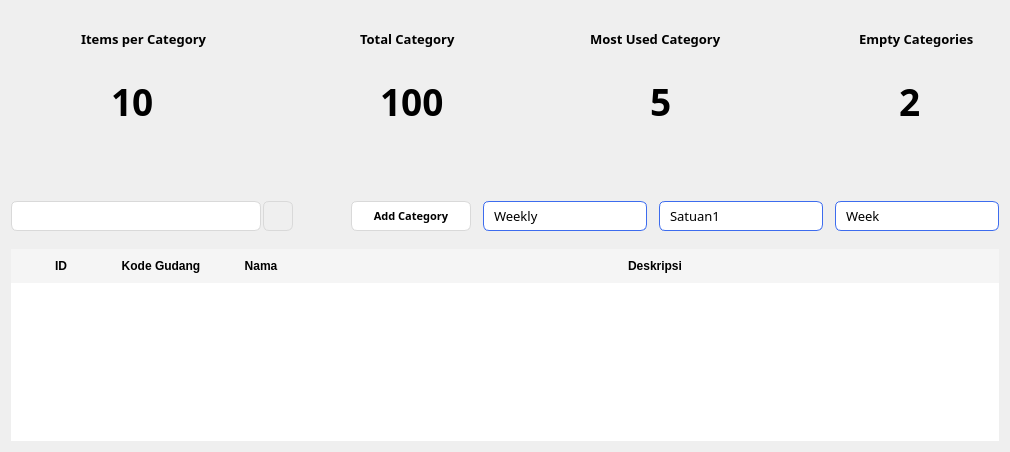
         <widget class="QWidget" name="page_5">
          <layout class="QGridLayout" name="gridLayout_16">
           <item row="0" column="0">
            <layout class="QGridLayout" name="gridLayout_10">
             <property name="verticalSpacing">
              <number>50</number>
             </property>
             <item row="0" column="0">
              <layout class="QHBoxLayout" name="horizontalLayout_26">
               <item>
                <widget class="QWidget" name="newDataWidget_4" native="true">
                 <property name="minimumSize">
                  <size>
                   <width>210</width>
                   <height>140</height>
                  </size>
                 </property>
                 <property name="maximumSize">
                  <size>
                   <width>210</width>
                   <height>140</height>
                  </size>
                 </property>
                 <property name="styleSheet">
                  <string notr="true">QWidget &gt; QWidget {
	border: 1px solid #3D6CEE;
	border-radius: 14px;
}</string>
                 </property>
                 <widget class="QLabel" name="label_11">
                  <property name="geometry">
                   <rect>
                    <x>10</x>
                    <y>50</y>
                    <width>80</width>
                    <height>80</height>
                   </rect>
                  </property>
                  <property name="styleSheet">
                   <string notr="true">QLabel {
	border: none;
}</string>
                  </property>
                  <property name="text">
                   <string/>
                  </property>
                  <property name="pixmap">
                   <pixmap resource="../assets/icons/resources.qrc">:/icons/items-per-category-blue.svg</pixmap>
                  </property>
                  <property name="scaledContents">
                   <bool>true</bool>
                  </property>
                 </widget>
                 <widget class="QLabel" name="itemsPerCategory">
                  <property name="geometry">
                   <rect>
                    <x>70</x>
                    <y>20</y>
                    <width>131</width>
                    <height>16</height>
                   </rect>
                  </property>
                  <property name="font">
                   <font>
                    <family>Poppins</family>
                    <pointsize>10</pointsize>
                    <weight>75</weight>
                    <bold>true</bold>
                   </font>
                  </property>
                  <property name="styleSheet">
                   <string notr="true">QLabel {
	border: none;
}</string>
                  </property>
                  <property name="text">
                   <string>Items per Category</string>
                  </property>
                 </widget>
                 <widget class="QLabel" name="itemsPerCategoryCount">
                  <property name="geometry">
                   <rect>
                    <x>100</x>
                    <y>60</y>
                    <width>81</width>
                    <height>61</height>
                   </rect>
                  </property>
                  <property name="font">
                   <font>
                    <family>Poppins</family>
                    <pointsize>28</pointsize>
                    <weight>75</weight>
                    <bold>true</bold>
                   </font>
                  </property>
                  <property name="styleSheet">
                   <string notr="true">QLabel {
	border: none;
}</string>
                  </property>
                  <property name="text">
                   <string>10</string>
                  </property>
                 </widget>
                </widget>
               </item>
               <item>
                <spacer name="horizontalSpacer_17">
                 <property name="orientation">
                  <enum>Qt::Horizontal</enum>
                 </property>
                 <property name="sizeHint" stdset="0">
                  <size>
                   <width>40</width>
                   <height>20</height>
                  </size>
                 </property>
                </spacer>
               </item>
               <item>
                <widget class="QWidget" name="totalStock_6" native="true">
                 <property name="minimumSize">
                  <size>
                   <width>210</width>
                   <height>140</height>
                  </size>
                 </property>
                 <property name="maximumSize">
                  <size>
                   <width>210</width>
                   <height>140</height>
                  </size>
                 </property>
                 <property name="styleSheet">
                  <string notr="true">QWidget &gt; QWidget {
	border: 1px solid #3D6CEE;
	border-radius: 14px;
}</string>
                 </property>
                 <widget class="QLabel" name="label_12">
                  <property name="geometry">
                   <rect>
                    <x>10</x>
                    <y>50</y>
                    <width>80</width>
                    <height>80</height>
                   </rect>
                  </property>
                  <property name="styleSheet">
                   <string notr="true">QLabel {
	border: none;
}</string>
                  </property>
                  <property name="text">
                   <string/>
                  </property>
                  <property name="pixmap">
                   <pixmap resource="../assets/icons/resources.qrc">:/icons/total-category-blue.svg</pixmap>
                  </property>
                  <property name="scaledContents">
                   <bool>true</bool>
                  </property>
                 </widget>
                 <widget class="QLabel" name="totalCategory">
                  <property name="geometry">
                   <rect>
                    <x>90</x>
                    <y>20</y>
                    <width>101</width>
                    <height>16</height>
                   </rect>
                  </property>
                  <property name="font">
                   <font>
                    <family>Poppins</family>
                    <pointsize>10</pointsize>
                    <weight>75</weight>
                    <bold>true</bold>
                   </font>
                  </property>
                  <property name="styleSheet">
                   <string notr="true">QLabel {
	border: none;
}</string>
                  </property>
                  <property name="text">
                   <string>Total Category</string>
                  </property>
                 </widget>
                 <widget class="QLabel" name="totalCategoryCount">
                  <property name="geometry">
                   <rect>
                    <x>110</x>
                    <y>60</y>
                    <width>81</width>
                    <height>61</height>
                   </rect>
                  </property>
                  <property name="font">
                   <font>
                    <family>Poppins</family>
                    <pointsize>28</pointsize>
                    <weight>75</weight>
                    <bold>true</bold>
                   </font>
                  </property>
                  <property name="styleSheet">
                   <string notr="true">QLabel {
	border: none;
}</string>
                  </property>
                  <property name="text">
                   <string>100</string>
                  </property>
                 </widget>
                </widget>
               </item>
               <item>
                <spacer name="horizontalSpacer_18">
                 <property name="orientation">
                  <enum>Qt::Horizontal</enum>
                 </property>
                 <property name="sizeHint" stdset="0">
                  <size>
                   <width>40</width>
                   <height>20</height>
                  </size>
                 </property>
                </spacer>
               </item>
               <item>
                <widget class="QWidget" name="widget_9" native="true">
                 <property name="minimumSize">
                  <size>
                   <width>210</width>
                   <height>140</height>
                  </size>
                 </property>
                 <property name="maximumSize">
                  <size>
                   <width>210</width>
                   <height>140</height>
                  </size>
                 </property>
                 <property name="styleSheet">
                  <string notr="true">QWidget &gt; QWidget {
	border: 1px solid #3D6CEE;
	border-radius: 14px;
}</string>
                 </property>
                 <widget class="QLabel" name="label_13">
                  <property name="geometry">
                   <rect>
                    <x>10</x>
                    <y>50</y>
                    <width>68</width>
                    <height>80</height>
                   </rect>
                  </property>
                  <property name="styleSheet">
                   <string notr="true">QLabel {
	border: none;
}</string>
                  </property>
                  <property name="text">
                   <string/>
                  </property>
                  <property name="pixmap">
                   <pixmap resource="../assets/icons/resources.qrc">:/icons/most-used-category-blue.svg</pixmap>
                  </property>
                  <property name="scaledContents">
                   <bool>true</bool>
                  </property>
                 </widget>
                 <widget class="QLabel" name="mostUsedCategory">
                  <property name="geometry">
                   <rect>
                    <x>60</x>
                    <y>20</y>
                    <width>141</width>
                    <height>16</height>
                   </rect>
                  </property>
                  <property name="font">
                   <font>
                    <family>Poppins</family>
                    <pointsize>10</pointsize>
                    <weight>75</weight>
                    <bold>true</bold>
                   </font>
                  </property>
                  <property name="styleSheet">
                   <string notr="true">QLabel {
	border: none;
}</string>
                  </property>
                  <property name="text">
                   <string>Most Used Category</string>
                  </property>
                 </widget>
                 <widget class="QLabel" name="mostUsedCategoryCount">
                  <property name="geometry">
                   <rect>
                    <x>120</x>
                    <y>60</y>
                    <width>81</width>
                    <height>61</height>
                   </rect>
                  </property>
                  <property name="font">
                   <font>
                    <family>Poppins</family>
                    <pointsize>28</pointsize>
                    <weight>75</weight>
                    <bold>true</bold>
                   </font>
                  </property>
                  <property name="styleSheet">
                   <string notr="true">QLabel {
	border: none;
}</string>
                  </property>
                  <property name="text">
                   <string>5</string>
                  </property>
                 </widget>
                </widget>
               </item>
               <item>
                <spacer name="horizontalSpacer_19">
                 <property name="orientation">
                  <enum>Qt::Horizontal</enum>
                 </property>
                 <property name="sizeHint" stdset="0">
                  <size>
                   <width>40</width>
                   <height>20</height>
                  </size>
                 </property>
                </spacer>
               </item>
               <item>
                <widget class="QWidget" name="widget_10" native="true">
                 <property name="minimumSize">
                  <size>
                   <width>210</width>
                   <height>140</height>
                  </size>
                 </property>
                 <property name="maximumSize">
                  <size>
                   <width>210</width>
                   <height>140</height>
                  </size>
                 </property>
                 <property name="styleSheet">
                  <string notr="true">QWidget &gt; QWidget {
	border: 1px solid #3D6CEE;
	border-radius: 14px;
}</string>
                 </property>
                 <widget class="QLabel" name="label_14">
                  <property name="geometry">
                   <rect>
                    <x>10</x>
                    <y>50</y>
                    <width>80</width>
                    <height>80</height>
                   </rect>
                  </property>
                  <property name="styleSheet">
                   <string notr="true">QLabel {
	border: none;
}</string>
                  </property>
                  <property name="text">
                   <string/>
                  </property>
                  <property name="pixmap">
                   <pixmap resource="../assets/icons/resources.qrc">:/icons/empty-category-blue.svg</pixmap>
                  </property>
                  <property name="scaledContents">
                   <bool>true</bool>
                  </property>
                 </widget>
                 <widget class="QLabel" name="emptyCategories">
                  <property name="geometry">
                   <rect>
                    <x>70</x>
                    <y>20</y>
                    <width>121</width>
                    <height>16</height>
                   </rect>
                  </property>
                  <property name="font">
                   <font>
                    <family>Poppins</family>
                    <pointsize>10</pointsize>
                    <weight>75</weight>
                    <bold>true</bold>
                   </font>
                  </property>
                  <property name="styleSheet">
                   <string notr="true">QLabel {
	border: none;
}</string>
                  </property>
                  <property name="text">
                   <string>Empty Categories</string>
                  </property>
                 </widget>
                 <widget class="QLabel" name="emptyCategoriesCount">
                  <property name="geometry">
                   <rect>
                    <x>110</x>
                    <y>60</y>
                    <width>81</width>
                    <height>61</height>
                   </rect>
                  </property>
                  <property name="font">
                   <font>
                    <family>Poppins</family>
                    <pointsize>28</pointsize>
                    <weight>75</weight>
                    <bold>true</bold>
                   </font>
                  </property>
                  <property name="styleSheet">
                   <string notr="true">QLabel {
	border: none;
}</string>
                  </property>
                  <property name="text">
                   <string>2</string>
                  </property>
                 </widget>
                </widget>
               </item>
              </layout>
             </item>
             <item row="1" column="0">
              <layout class="QGridLayout" name="gridLayout_4">
               <property name="verticalSpacing">
                <number>18</number>
               </property>
               <item row="0" column="0">
                <layout class="QHBoxLayout" name="horizontalLayout_14">
                 <item>
                  <layout class="QHBoxLayout" name="horizontalLayout_4">
                   <property name="spacing">
                    <number>2</number>
                   </property>
                   <item>
                    <widget class="QLineEdit" name="inputSearchCategory">
                     <property name="minimumSize">
                      <size>
                       <width>250</width>
                       <height>30</height>
                      </size>
                     </property>
                     <property name="maximumSize">
                      <size>
                       <width>250</width>
                       <height>30</height>
                      </size>
                     </property>
                     <property name="font">
                      <font>
                       <family>Poppins</family>
                       <weight>50</weight>
                       <bold>false</bold>
                      </font>
                     </property>
                     <property name="styleSheet">
                      <string notr="true">QLineEdit{
	border: 1px solid #D9D9D9;
	border-radius: 6px;
    padding: 6px 30px 6px 10px;
    background-color: white;
    color: black;
}

QLineEdit:focus{
	border:1px solid #3D6CEE;
}</string>
                     </property>
                    </widget>
                   </item>
                   <item>
                    <widget class="QPushButton" name="searchBtnCategory">
                     <property name="minimumSize">
                      <size>
                       <width>30</width>
                       <height>30</height>
                      </size>
                     </property>
                     <property name="maximumSize">
                      <size>
                       <width>30</width>
                       <height>30</height>
                      </size>
                     </property>
                     <property name="styleSheet">
                      <string notr="true">QPushButton{
	border:1px solid #D9D9D9;
	border-radius: 6px;
}</string>
                     </property>
                     <property name="text">
                      <string/>
                     </property>
                     <property name="icon">
                      <iconset resource="../assets/icons/resources.qrc">
                       <normaloff>:/icons/search-blue.svg</normaloff>:/icons/search-blue.svg</iconset>
                     </property>
                     <property name="iconSize">
                      <size>
                       <width>16</width>
                       <height>16</height>
                      </size>
                     </property>
                    </widget>
                   </item>
                  </layout>
                 </item>
                 <item>
                  <spacer name="horizontalSpacer_4">
                   <property name="orientation">
                    <enum>Qt::Horizontal</enum>
                   </property>
                   <property name="sizeHint" stdset="0">
                    <size>
                     <width>58</width>
                     <height>20</height>
                    </size>
                   </property>
                  </spacer>
                 </item>
                 <item>
                  <layout class="QHBoxLayout" name="horizontalLayout_15">
                   <property name="spacing">
                    <number>12</number>
                   </property>
                   <item>
                    <widget class="QPushButton" name="addCategoryBtn">
                     <property name="minimumSize">
                      <size>
                       <width>120</width>
                       <height>30</height>
                      </size>
                     </property>
                     <property name="maximumSize">
                      <size>
                       <width>120</width>
                       <height>30</height>
                      </size>
                     </property>
                     <property name="font">
                      <font>
                       <family>Poppins</family>
                       <pointsize>8</pointsize>
                       <weight>75</weight>
                       <bold>true</bold>
                      </font>
                     </property>
                     <property name="styleSheet">
                      <string notr="true">QPushButton{
	background-color: white;
	border: 1px solid #D9D9D9;
	border-radius: 6px;
}

QPushButton:hover{
	color: white;
	background-color: #D9D9D9;
	border: 1px solid #3D6CEE;
}</string>
                     </property>
                     <property name="text">
                      <string>Add Category</string>
                     </property>
                     <property name="icon">
                      <iconset resource="../assets/icons/resources.qrc">
                       <normaloff>:/icons/add-blue.svg</normaloff>:/icons/add-blue.svg</iconset>
                     </property>
                    </widget>
                   </item>
                   <item>
                    <widget class="QComboBox" name="comboBox_7">
                     <property name="minimumSize">
                      <size>
                       <width>164</width>
                       <height>30</height>
                      </size>
                     </property>
                     <property name="maximumSize">
                      <size>
                       <width>164</width>
                       <height>30</height>
                      </size>
                     </property>
                     <property name="font">
                      <font>
                       <family>Poppins</family>
                       <pointsize>10</pointsize>
                      </font>
                     </property>
                     <property name="styleSheet">
                      <string notr="true">QComboBox {
    border: 1px solid #3D6CEE;
    border-radius: 6px;
    padding: 6px 30px 6px 10px;
    background-color: white;
    color: black;
}

QComboBox::drop-down {
    border: none;
    width: 24px;
}

QComboBox::down-arrow {
    image: url(:/icons/arrow-down.svg);
    width: 12px;
    height: 12px;
}

QComboBox QAbstractItemView {
    border: 1px solid #3D6CEE;
    border-radius: 6px;
    background: white;
    color: black;
    selection-background-color: #3D6CEE;
    selection-color: white;
    outline: 0;
    padding: 4px;
}
</string>
                     </property>
                     <property name="currentText">
                      <string>Weekly</string>
                     </property>
                     <item>
                      <property name="text">
                       <string>Weekly</string>
                      </property>
                     </item>
                     <item>
                      <property name="text">
                       <string>Monthly</string>
                      </property>
                     </item>
                     <item>
                      <property name="text">
                       <string>Yearly</string>
                      </property>
                     </item>
                    </widget>
                   </item>
                   <item>
                    <widget class="QComboBox" name="comboBox_8">
                     <property name="minimumSize">
                      <size>
                       <width>164</width>
                       <height>30</height>
                      </size>
                     </property>
                     <property name="maximumSize">
                      <size>
                       <width>164</width>
                       <height>30</height>
                      </size>
                     </property>
                     <property name="font">
                      <font>
                       <family>Poppins</family>
                       <pointsize>10</pointsize>
                      </font>
                     </property>
                     <property name="styleSheet">
                      <string notr="true">QComboBox {
    border: 1px solid #3D6CEE;
    border-radius: 6px;
    padding: 6px 30px 6px 10px;
    background-color: white;
    color: black;
}

QComboBox::drop-down {
    border: none;
    width: 24px;
}

QComboBox::down-arrow {
    image: url(:/icons/arrow-down.svg);
    width: 12px;
    height: 12px;
}

QComboBox QAbstractItemView {
    border: 1px solid #3D6CEE;
    border-radius: 6px;
    background: white;
    color: black;
    selection-background-color: #3D6CEE;
    selection-color: white;
    outline: 0;
    padding: 4px;
}
</string>
                     </property>
                     <property name="currentText">
                      <string>Satuan1</string>
                     </property>
                     <item>
                      <property name="text">
                       <string>Satuan1</string>
                      </property>
                     </item>
                     <item>
                      <property name="text">
                       <string>Satuan2</string>
                      </property>
                     </item>
                     <item>
                      <property name="text">
                       <string>Satuan3</string>
                      </property>
                     </item>
                     <item>
                      <property name="text">
                       <string>Satuan4</string>
                      </property>
                     </item>
                     <item>
                      <property name="text">
                       <string>Satuan5</string>
                      </property>
                     </item>
                    </widget>
                   </item>
                   <item>
                    <widget class="QComboBox" name="comboBox_9">
                     <property name="minimumSize">
                      <size>
                       <width>164</width>
                       <height>30</height>
                      </size>
                     </property>
                     <property name="maximumSize">
                      <size>
                       <width>164</width>
                       <height>30</height>
                      </size>
                     </property>
                     <property name="font">
                      <font>
                       <family>Poppins</family>
                       <pointsize>10</pointsize>
                      </font>
                     </property>
                     <property name="styleSheet">
                      <string notr="true">QComboBox {
    border: 1px solid #3D6CEE;
    border-radius: 6px;
    padding: 6px 30px 6px 10px;
    background-color: white;
    color: black;
}

QComboBox::drop-down {
    border: none;
    width: 24px;
}

QComboBox::down-arrow {
    image: url(:/icons/arrow-down.svg);
    width: 12px;
    height: 12px;
}

QComboBox QAbstractItemView {
    border: 1px solid #3D6CEE;
    border-radius: 6px;
    background: white;
    color: black;
    selection-background-color: #3D6CEE;
    selection-color: white;
    outline: 0;
    padding: 4px;
}
</string>
                     </property>
                     <property name="currentText">
                      <string>Week</string>
                     </property>
                     <item>
                      <property name="text">
                       <string>Week</string>
                      </property>
                     </item>
                     <item>
                      <property name="text">
                       <string>Month</string>
                      </property>
                     </item>
                     <item>
                      <property name="text">
                       <string>Year</string>
                      </property>
                     </item>
                    </widget>
                   </item>
                  </layout>
                 </item>
                </layout>
               </item>
               <item row="1" column="0">
                <widget class="QTableWidget" name="categoryTableWidget">
                 <property name="styleSheet">
                  <string notr="true">QTableWidget {
    border: none;
    gridline-color: transparent;
    background: #ffffff;
    color: #000000;
    font-size: 13px;
    selection-background-color: #3D6CEE;
    selection-color: #ffffff;
}

QHeaderView::section {
    background-color: #f5f5f5;
    color: #000000;
    font-weight: bold;
    border: none;
    padding: 8px;
}

QTableWidget::item {
    border: none;
}

QTableWidget::item:hover {
    background-color: #f0f8ff;
}

QTableWidget::item:selected {
    background-color: #3D6CEE;
    color: #ffffff;
}

QTableWidget QTableCornerButton::section {
    background: #f5f5f5;
    border: none;
}

/*Scroll Bar Style Coy*/

/*Horizontal*/
QScrollBar:horizontal {
    background: #f0f0f0;
    height: 8px;
    margin: 0px;
    border: none;
    border-radius: 4px;
}

QScrollBar::handle:horizontal {
    background: #3D6CEE;
    min-width: 40px;
    border-radius: 4px;
}

QScrollBar::sub-line:horizontal {
    background: none;
    width: 0px;
}

QScrollBar::add-line:horizontal {
    background: none;
    width: 0px;
}

QScrollBar::handle:horizontal:hover {
    background: #2b50b3;
}

QScrollBar::groove:horizontal {
    background: #e0e0e0;
    border-radius: 4px;
    height: 8px;
}

QScrollBar::corner {
    background: #f0f0f0;
}

/*Vertikal*/

QScrollBar:vertical {
    background: #f0f0f0;
    width: 8px;
    margin: 0px;
    border: none;
    border-radius: 4px;
}

QScrollBar::handle:vertical {
    background: #3D6CEE;
    min-height: 40px;
    border-radius: 4px;
}

QScrollBar::add-line:vertical,
QScrollBar::sub-line:vertical {
    background: none;
    height: 0px;
}

QScrollBar::handle:vertical:hover {
    background: #2b50b3;
}

QScrollBar::groove:vertical {
    background: #e0e0e0;
    border-radius: 4px;
    width: 8px;
}

</string>
                 </property>
                 <property name="frameShape">
                  <enum>QFrame::NoFrame</enum>
                 </property>
                 <property name="alternatingRowColors">
                  <bool>true</bool>
                 </property>
                 <property name="rowCount">
                  <number>0</number>
                 </property>
                 <attribute name="horizontalHeaderStretchLastSection">
                  <bool>true</bool>
                 </attribute>
                 <attribute name="verticalHeaderVisible">
                  <bool>false</bool>
                 </attribute>
                 <column>
                  <property name="text">
                   <string>ID</string>
                  </property>
                 </column>
                 <column>
                  <property name="text">
                   <string>Kode Gudang</string>
                  </property>
                 </column>
                 <column>
                  <property name="text">
                   <string>Nama</string>
                  </property>
                 </column>
                 <column>
                  <property name="text">
                   <string>Deskripsi</string>
                  </property>
                 </column>
                </widget>
               </item>
              </layout>
             </item>
            </layout>
           </item>
          </layout>
         </widget>
